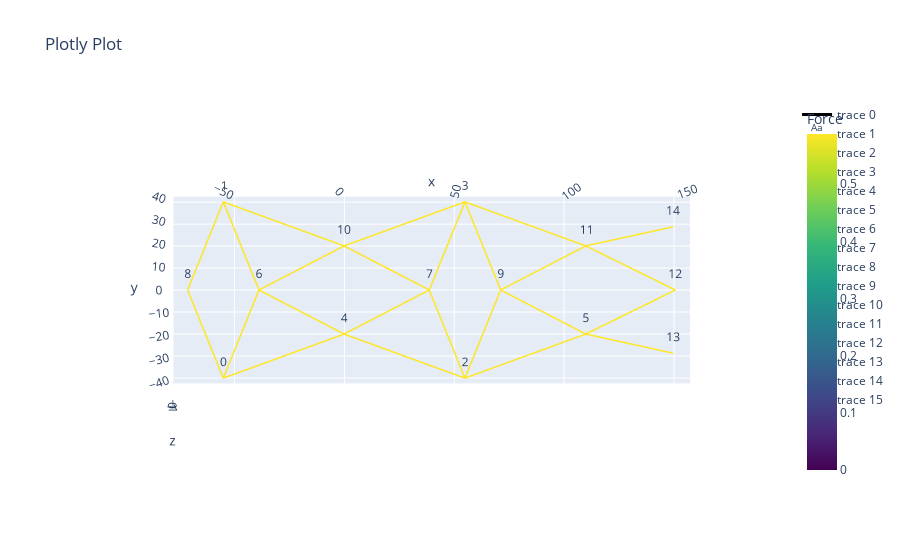

The notebook cell this image was saved under:
### Markdown cell above
Automatically resolve crossings:

### Code cell
copied_vertices = net.account_for_crossings()
net.net_plot(plot_type = 'projection', color = True,vlabels = True, elables=False)
net._set_leafs()
net.l0[net.leaf_edges] -= 2 # Goal length are reduced here by 2mm to account for a connection loop.

### Figure 1 — Plotly figure (JSON) as saved in the notebook; plotly's stock layout.template omitted (floating-point values rounded to 4 significant figures)
{"data": [{"line": {"color": [0.5879, 0.5879, 0, 0.5879, 0.5879, 0, 0.5879, 0.5879, 0, 0.5879, 0.5879, 0, 0.5879, 0.5879, 0, 0.5879, 0.5879, 0, 0.5879, 0.5879, 0, 0.5879, 0.5879, 0, 0.5879, 0.5879, 0, 0.5879, 0.5879, 0, 0.5879, 0.5879, 0, 0.5879, 0.5879, 0, 0.5879, 0.5879, 0, 0.5879, 0.5879, 0, 0.5879, 0.5879, 0, 0.5879, 0.5879, 0, 0.5879, 0.5879, 0, 0.5879, 0.5879, 0, 0.5879, 0.5879, 0, 0.5879, 0.5879, 0, 0.5879, 0.5879, 0, 0.5879, 0.5879, 0, 0.5879, 0.5879, 0, 0.5879, 0.5879, 0], "colorbar": {"title": {"text": "Force"}}, "colorscale": [[0, "#440154"], [0.1111, "#482878"], [0.2222, "#3e4989"], [0.3333, "#31688e"], [0.4444, "#26828e"], [0.5556, "#1f9e89"], [0.6667, "#35b779"], [0.7778, "#6ece58"], [0.8889, "#b5de2b"], [1, "#fde725"]], "showscale": true, "width": 3}, "mode": "lines", "type": "scatter3d", "x": [-38.65, -54.83, null, -54.83, -71.02, null, -54.83, 0, null, 149.4, 109.7, null, 54.83, 0, null, 54.83, 109.7, null, 54.83, 38.65, null, 54.83, 71.02, null, 0, -38.65, null, 0, 38.65, null, 109.7, 150.3, null, 109.7, 71.02, null, -54.83, -38.65, null, -38.65, 0, null, -54.83, -71.02, null, 150.3, 109.7, null, 38.65, 0, null, 54.83, 38.65, null, 71.02, 109.7, null, 54.83, 71.02, null, -54.83, 0, null, 54.83, 0, null, 149.4, 109.7, null, 54.83, 109.7, null], "y": [0, -40, null, -40, 0, null, -40, -20, null, -28.69, -20, null, -40, -20, null, -40, -20, null, -40, 0, null, -40, 0, null, -20, 0, null, -20, 0, null, -20, 0, null, -20, 0, null, 40, 0, null, 0, 20, null, 40, 0, null, 0, 20, null, 0, 20, null, 40, 0, null, 0, 20, null, 40, 0, null, 40, 20, null, 40, 20, null, 28.69, 20, null, 40, 20, null], "z": [0, 0, null, 0, 0, null, 0, 0, null, 0, 0, null, 0, 0, null, 0, 0, null, 0, 0, null, 0, 0, null, 0, 0, null, 0, 0, null, 0, 0, null, 0, 0, null, 0, 0, null, 0, 0, null, 0, 0, null, 0, 0, null, 0, 0, null, 0, 0, null, 0, 0, null, 0, 0, null, 0, 0, null, 0, 0, null, 0, 0, null, 0, 0, null]}, {"mode": "text", "text": ["0"], "type": "scatter3d", "x": [-54.83], "y": [-40], "z": [0]}, {"mode": "text", "text": ["1"], "type": "scatter3d", "x": [-54.83], "y": [40], "z": [0]}, {"mode": "text", "text": ["2"], "type": "scatter3d", "x": [54.83], "y": [-40], "z": [0]}, {"mode": "text", "text": ["3"], "type": "scatter3d", "x": [54.83], "y": [40], "z": [0]}, {"mode": "text", "text": ["4"], "type": "scatter3d", "x": [0], "y": [-20], "z": [0]}, {"mode": "text", "text": ["5"], "type": "scatter3d", "x": [109.7], "y": [-20], "z": [0]}, {"mode": "text", "text": ["6"], "type": "scatter3d", "x": [-38.65], "y": [0], "z": [0]}, {"mode": "text", "text": ["7"], "type": "scatter3d", "x": [38.65], "y": [0], "z": [0]}, {"mode": "text", "text": ["8"], "type": "scatter3d", "x": [-71.02], "y": [0], "z": [0]}, {"mode": "text", "text": ["9"], "type": "scatter3d", "x": [71.02], "y": [0], "z": [0]}, {"mode": "text", "text": ["10"], "type": "scatter3d", "x": [0], "y": [20], "z": [0]}, {"mode": "text", "text": ["11"], "type": "scatter3d", "x": [109.7], "y": [20], "z": [0]}, {"mode": "text", "text": ["12"], "type": "scatter3d", "x": [150.3], "y": [0], "z": [0]}, {"mode": "text", "text": ["13"], "type": "scatter3d", "x": [149.4], "y": [-28.69], "z": [0]}, {"mode": "text", "text": ["14"], "type": "scatter3d", "x": [149.4], "y": [28.69], "z": [0]}], "layout": {"scene": {"aspectmode": "data", "camera": {"center": {"x": 0, "y": 0, "z": 0}, "eye": {"x": 0, "y": 0, "z": 7.516}, "up": {"x": 0, "y": 1, "z": 0}}}, "title": {"text": "Plotly Plot"}}}
